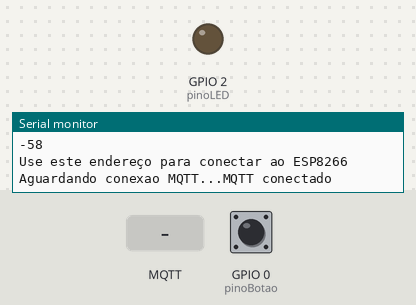
This sketch was run on a simulated ESP8266 (NodeMCU). On the bench: output pins drawn as LEDs (lit = HIGH), the last lines printed to the serial monitor. The test bench sets the inputs (shaded band); at power-on: GPIO 0 (pinoBotao) HIGH. WiFi joins after 1.5 s; servers stay silent unless stated; no MQTT or app messages arrive unless stated.

Above: at 2.7 s.
2.8 s: MQTT message "0" arrives on the first subscribed topic
At 4.0 s:
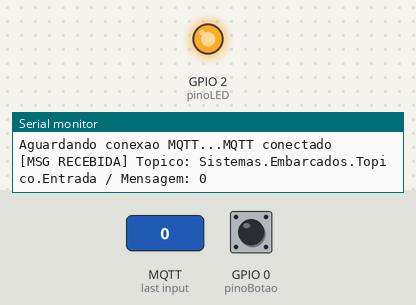
4.3 s: MQTT message "1" arrives on the first subscribed topic
At 5.2 s:
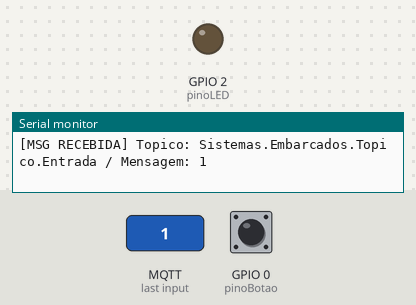
5.8 s: MQTT message "2" arrives on the first subscribed topic
At 6.3 s:
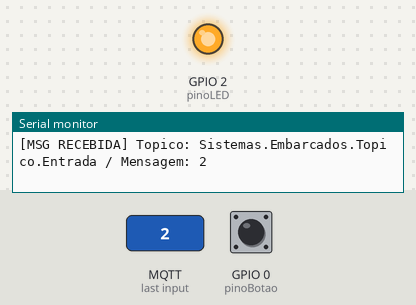
Timing chart, 0 to 8.8 s (numbered marks = the images above; inputs shaded):
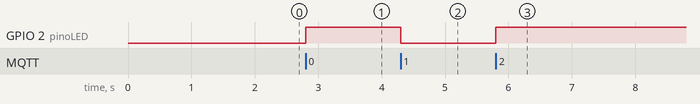

The sketch:

MQTTcliente.ino
```cpp
/*
  Exemplo básico de ESP8266 MQTT

  Este exemplo demonstra as funcionalidades básicas da biblioteca PubSubClient em combinação com o ESP8266.

  É realizada a conexão com um servidor MQTT e, em seguida:
  - publicação (publish) "mensagem MQTT = contador" para o tópico "Sitemas.Embarcados.Topico.Saida" a cada dois segundos.
  - subscreve (subscribe) o tópico "Sitemas.Embarcados.Topico.Entrada", imprimindo todas as mensagens recebe.
  - Se o primeiro caractere do tópico "Sitemas.Embarcados.Topico.Entrada" for 1, ligua o LED da placa NODEMCU, caso contrário desliga o LED.

  O sistema será reconectado ao servidor caso a conexão tenha sido perdida usando uma função conectaMQTT
*/

#include <ESP8266WiFi.h>
#include <PubSubClient.h>

// Configuracoes iniciais
#define pinoBotao 0
#define pinoLED   BUILTIN_LED
#define connection_port 1883

typedef struct // Cria uma STRUCT para armazenar os dados dos botoes
{
  int pino;
  int canal = -1;
  int statusBotao;
  int statusBotaoAnterior = HIGH;
  unsigned long debounceAnterior = 0;
} Botao;

unsigned long tempoAnteriorDebounce = 0;
unsigned long debounceDelay = 50;   // tempo do debounce time; aumentar se saida oscila

//const char* ssid = "wirelessROBOTICA";
//const char* senha = "*********";
const char* ssid = "MyASUS";
const char* senha = "9a4281138522";

const char* mqtt_server = "broker.mqtt-dashboard.com";
const char* topico = "Sistemas.Embarcados.Topico.Entrada";

WiFiClient clienteWIFI;
PubSubClient clienteMQTT(clienteWIFI);
String strMacAddress;
char macAddress[6];

Botao botao;
int statusLED = HIGH;

// Metodo que monitora o recebimento de mensagens do broker MQTT
void callback(char* topico, byte* payload, unsigned int tamanho) {
  Serial.print("[MSG RECEBIDA] Topico: ");
  Serial.print(topico);
  Serial.print(" / Mensagem: ");
  for (int i = 0; i < tamanho; i++) {
    Serial.print((char)payload[i]);
  }
  Serial.println();
  // Controla o LED conforme o valor recebido
  if ((char)payload[0] == '1') {
    digitalWrite(pinoLED, LOW);   // Liga o LED nivel baixo por saída ser PULL_UP
  } else {
    digitalWrite(pinoLED, HIGH);  // Desliga o LED
  }
  statusLED = !digitalRead(pinoLED);
}

void conectaMQTT() {
  // Loop ate conexão
  while (!clienteMQTT.connected()) {
    Serial.print("Aguardando conexao MQTT...");
    if (clienteMQTT.connect(macAddress)) {
      Serial.println("MQTT conectado");
      //faz subscribe automatico no topico
      clienteMQTT.subscribe(topico);
    } else {
      Serial.print("Falha, rc=");
      Serial.print(clienteMQTT.state());
      Serial.println(" tentando reconectar em 5 segundos.");
      delay(5000);
    }
  }
}

void setup() {
  pinMode(pinoLED, OUTPUT);
  botao.pino = pinoBotao;
  pinMode(botao.pino, INPUT_PULLUP);

  Serial.begin(115200);

  // Conexao to Wi-Fi
  Serial.print("Conectando ");
  Serial.println(ssid);
  WiFi.begin(ssid, senha);
  while (WiFi.status() != WL_CONNECTED) {
    delay(500);
    Serial.print(".");
  }
  // Mostra IP do servidor
  Serial.println("");
  Serial.println("WiFi conectado.");
  Serial.print("Endereço IP: ");
  Serial.println(WiFi.localIP());
  Serial.println(WiFi.RSSI());
  Serial.println("Use este endereço para conectar ao ESP8266");
  Serial.println();
  strMacAddress = WiFi.macAddress();
  strMacAddress.toCharArray(macAddress,6);
  // Conexao com broker no servidor MQTT

  clienteMQTT.setServer(mqtt_server, connection_port);
  // Definicao do procedimento de recebimento de mensagens
  clienteMQTT.setCallback(callback);
}

void loop() {
  if (!clienteMQTT.connected()) {
    conectaMQTT();
  }
  clienteMQTT.loop();
  botao = debounce(botao);
}

Botao debounce(Botao b) {
  int leitura = digitalRead(b.pino);
  if (leitura != b.statusBotaoAnterior) {
    b.debounceAnterior = millis();
  }
  if ((millis() - b.debounceAnterior) > 50) {
    if (leitura != b.statusBotao) {
      b.statusBotao = leitura;
      if (b.statusBotao == HIGH) {
        statusLED = !statusLED;
        const char* payload = statusLED ? "1" : "0";
        clienteMQTT.publish(topico, payload);
      }
    }
  }
  b.statusBotaoAnterior = leitura;
  return b;
}
```

Measured:
- after the input at 2.8 s, GPIO 2 (pinoLED): LOW → HIGH at once
- after the input at 4.3 s, GPIO 2 (pinoLED): HIGH → LOW at once
- after the input at 5.8 s, GPIO 2 (pinoLED): LOW → HIGH at once
